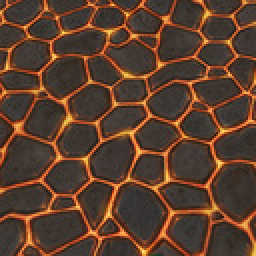
//> input picture OpenCV/rockPattern.jpg, 128 x 128 px, given in place of the camera (shown 2 times larger)
$ ./shapeDetection   (built with g++ and OpenCV 4)
//> lines starting //> are read from the running program, lines starting //| are printed output that depends on the picture; after the words box and inside, x2 and y2 are one past the last pixel; in counts of white or black regions, pixels touching at a corner belong together
#include <opencv2/highgui/highgui.hpp>
#include <opencv2/imgproc/imgproc.hpp>
#include <cmath>
#include <iostream>

/**
 * Helper function to find a cosine of angle between vectors
 * from pt0->pt1 and pt0->pt2
 */
static double angle(cv::Point pt1, cv::Point pt2, cv::Point pt0)
{
	double dx1 = pt1.x - pt0.x;
	double dy1 = pt1.y - pt0.y;
	double dx2 = pt2.x - pt0.x;
	double dy2 = pt2.y - pt0.y;
	return (dx1*dx2 + dy1*dy2)/sqrt((dx1*dx1 + dy1*dy1)*(dx2*dx2 + dy2*dy2) + 1e-10);
}

/**
 * Helper function to display text in the center of a contour
 */
void setLabel(cv::Mat& im, const std::string type, std::vector<cv::Point>& contour)
{
	int fontface = cv::FONT_HERSHEY_SIMPLEX;
	double scale = 0.4;
	int thickness = 1;
	int baseline = 0;
    std::string label = type + " " + std::to_string(cv::contourArea(contour));

	cv::Size text = cv::getTextSize(label, fontface, scale, thickness, &baseline);
	cv::Rect r = cv::boundingRect(contour);

	cv::Point pt(r.x + ((r.width - text.width) / 2), r.y + ((r.height + text.height) / 2));
	cv::rectangle(im, pt + cv::Point(0, baseline), pt + cv::Point(text.width, -text.height), CV_RGB(255,255,255), CV_FILLED);
	cv::putText(im, label, pt, fontface, scale, CV_RGB(0,0,0), thickness, 8);
}

int main()
{
    cv::VideoCapture cap(0);
    if (!cap.isOpened())
    {
        printf("No camera\n");
        return -1;
    }

    //cv::namedWindow("src", CV_WINDOW_AUTOSIZE);
    //cv::namedWindow("dst", CV_WINDOW_AUTOSIZE);
    //cv::namedWindow("debug", CV_WINDOW_AUTOSIZE);

    for (;;)
    {
        cv::Mat src;
        cap >> src;
//> src is the input picture: 128 rows x 128 cols, CV_8UC3; mean B, G, R 45, 61.8, 90.8
        if (src.empty()) {
            return -1;
        }


        // Convert to grayscale
        cv::Mat gray;
        cv::cvtColor(src, gray, CV_BGR2GRAY);
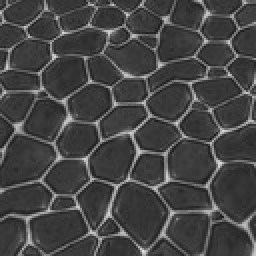
//> gray: 128 rows x 128 cols, CV_8UC1 (shown 2 times larger); min 24, max 227, mean 68.5

        // Use Canny instead of threshold to catch squares with gradient shading
        cv::Mat bw;
        cv::Canny(gray, bw, 0, 50, 5);
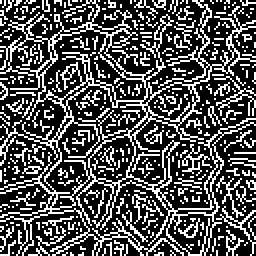
//> bw: 128 rows x 128 cols, CV_8UC1 (shown 2 times larger); 32.1% white in thin lines or dots

        // Find contours
        std::vector<std::vector<cv::Point> > contours;
        cv::findContours(bw.clone(), contours, CV_RETR_EXTERNAL, CV_CHAIN_APPROX_SIMPLE);
//> contours = 325 contours, 322 with area under 20; largest, box (x1, y1, x2, y2) and area: (0, 0, 128, 128) 4954, (108, 103, 128, 128) 34, (107, 38, 128, 58) 30

        std::vector<cv::Point> approx;
        cv::Mat dst = src.clone();

        //std::vector<std::vector<cv::Point>> targetShapes;
        std::vector<cv::Point> triangleShape;
        std::vector<cv::Point> circleShape;

        int j = 0;

        for (int i = 0; i < contours.size(); i++)
        {
            // Approximate contour with accuracy proportional
            // to the contour perimeter
            cv::approxPolyDP(cv::Mat(contours[i]), approx, cv::arcLength(cv::Mat(contours[i]), true)*0.02, true);

            // Skip small or non-convex objects
            if (std::fabs(cv::contourArea(contours[i])) < 2000 || !cv::isContourConvex(approx))
                continue;

            j++;
            if (approx.size() == 3)
            {
                //setLabel(dst, "TRI", contours[i]);    // Triangles
                //targetShapes.push_back(contours[i]);
                triangleShape = contours[i];
            }
            else if (approx.size() >= 4 && approx.size() <= 6)
            {
                // Number of vertices of polygonal curve
                int vtc = approx.size();

                // Get the cosines of all corners
                std::vector<double> cos;
                for (int j = 2; j < vtc+1; j++)
                    cos.push_back(angle(approx[j%vtc], approx[j-2], approx[j-1]));

                // Sort ascending the cosine values
                std::sort(cos.begin(), cos.end());

                // Get the lowest and the highest cosine
                double mincos = cos.front();
                double maxcos = cos.back();

                // Use the degrees obtained above and the number of vertices
                // to determine the shape of the contour
                /*
                if (vtc == 4 && mincos >= -0.1 && maxcos <= 0.3)
                    setLabel(dst, "RECT", contours[i]);
                else if (vtc == 5 && mincos >= -0.34 && maxcos <= -0.27)
                    setLabel(dst, "PENTA", contours[i]);
                else if (vtc == 6 && mincos >= -0.55 && maxcos <= -0.45)
                    setLabel(dst, "HEXA", contours[i]);
                */
            }
            else
            {
                // Detect and label circles
                double area = cv::contourArea(contours[i]);
                cv::Rect r = cv::boundingRect(contours[i]);
                int radius = r.width / 2;

                if (std::abs(1 - ((double)r.width / r.height)) <= 0.2 &&
                    std::abs(1 - (area / (CV_PI * std::pow(radius, 2)))) <= 0.2)
                {
                    //setLabel(dst, "CIR", contours[i]);
                    //targetShapes.push_back(contours[i]);
                    circleShape = contours[i];
                }
            }
        }
//> this loop made 325 passes
//> (j, vtc) on pass 315: (1, 4)
//> approx on passes 1, 2, 4, 5, 6, 7: 1 Point (x, y): [118, 127], 1 Point (x, y): [105, 127], 1 Point (x, y): [57, 126], 4 Points (x, y): [41, 126], [40, 127], [39, 127], [41, 127], 3 Points (x, y): [35, 126], [35, 127], [36, 127], 4 Points (x, y): [33, 126], [32, 127], [31, 127], [32, 127]
//> after the loop, approx = 2 Points (x, y): [0, 0], [0, 1]; j = 1


        cv::Moments circleMoment = cv::moments(circleShape, false);
//> circleMoment = moments, m00 0
        cv::Moments triangleMoment = cv::moments(triangleShape, false);
//> triangleMoment = moments, m00 0
        cv::Point2f circleCenter = cv::Point2f(circleMoment.m10 / circleMoment.m00, circleMoment.m01 / circleMoment.m00);
//> circleCenter = Point(nan, nan)
        cv::Point2f triangleCenter = cv::Point2f(triangleMoment.m10 / triangleMoment.m00, triangleMoment.m01 / triangleMoment.m00);
//> triangleCenter = Point(nan, nan)
        cv::circle(dst, circleCenter, 4, cv::Scalar(0, 0, 255), -1, 8, 0);
        cv::circle(dst, triangleCenter, 4, cv::Scalar(0, 255, 0), -1, 8, 0);


        cv::Point2f paperCenter = cv::Point2f((circleCenter.x + triangleCenter.x) / 2.0f, (circleCenter.y + triangleCenter.y) / 2.0f);
//> paperCenter = Point(nan, nan)
        cv::circle(dst, paperCenter, 4, cv::Scalar(255, 0, 0), -1, 8, 0);

        //Draw target horizontal line
        //cv::line(dst, cv::Point2f(0.0f, (float)dst.rows / 2.0f), cv::Point2f((float)dst.cols, (float)dst.rows / 2.0f), 1, 8, 0);
        float horizontalSpacing = 200;
        float leftXTarget = ((float)dst.cols - horizontalSpacing) / 2.0f;
//> leftXTarget = -36
        float rightXTarget = ((float)dst.cols + horizontalSpacing) / 2.0f;
//> rightXTarget = 164
        float xTarget = (float)dst.cols / 2.0f;
//> xTarget = 64
        float yTarget = (float)dst.rows / 2.0f;
//> yTarget = 64
        cv::Point2f leftTarget = cv::Point2f(leftXTarget, yTarget);
//> leftTarget = Point(-36, 64)
        cv::Point2f rightTarget = cv::Point2f(rightXTarget, yTarget);
//> rightTarget = Point(164, 64)
        cv::circle(dst, leftTarget, 8, cv::Scalar(255, 255, 0));
        cv::circle(dst, rightTarget, 8, cv::Scalar(255, 255, 0));

        bool printingSomething = false;
        if (paperCenter.y > yTarget)
        {
            //Move up
            printf("-Move up-");
            printingSomething = true;
        }
        else if (paperCenter.y < yTarget)
        {
            //Move down
            printf("-Move down-");
            printingSomething = true;
        }
        if (paperCenter.x > xTarget)
        {
            //Move right
            printf("-Move right-");
            printingSomething = true;
        }
        else if (paperCenter.x < xTarget)
        {
            //Move left
            printf("-Move left-");
            printingSomething = true;
        }
        float dist = cv::norm(triangleCenter - circleCenter);
//> dist = nan
        if (dist < horizontalSpacing)
        {
            printf("Move forward");
            printingSomething = true;
        }
        else if (dist > horizontalSpacing)
        {
            printf("Move backward");
            printingSomething = true;
        }
        if (printingSomething)
        {
            printf("\n");
        }


        //cv::imshow("src", src);
        //cv::imshow("dst", dst);
        //cv::imshow("debug", bw);
        //if ((char)cv::waitKey(30) >= 0) break;
    }
	return 0;
}
